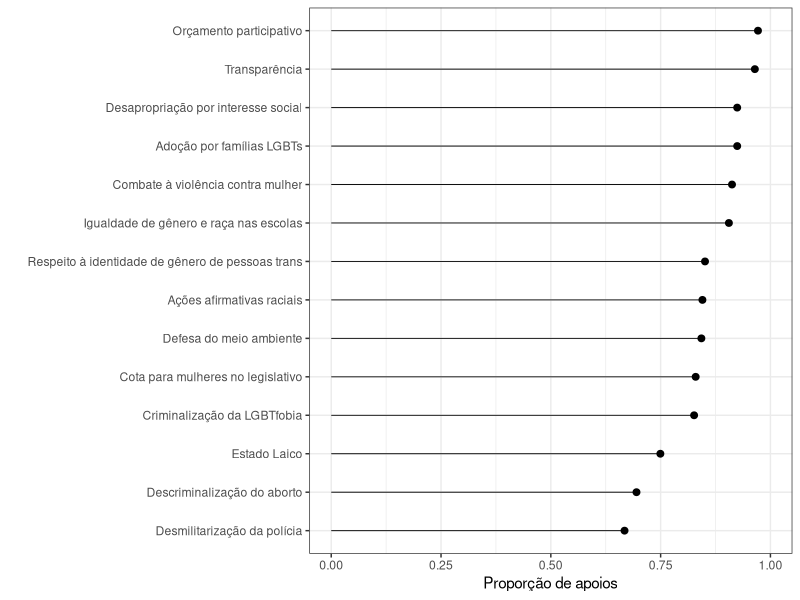
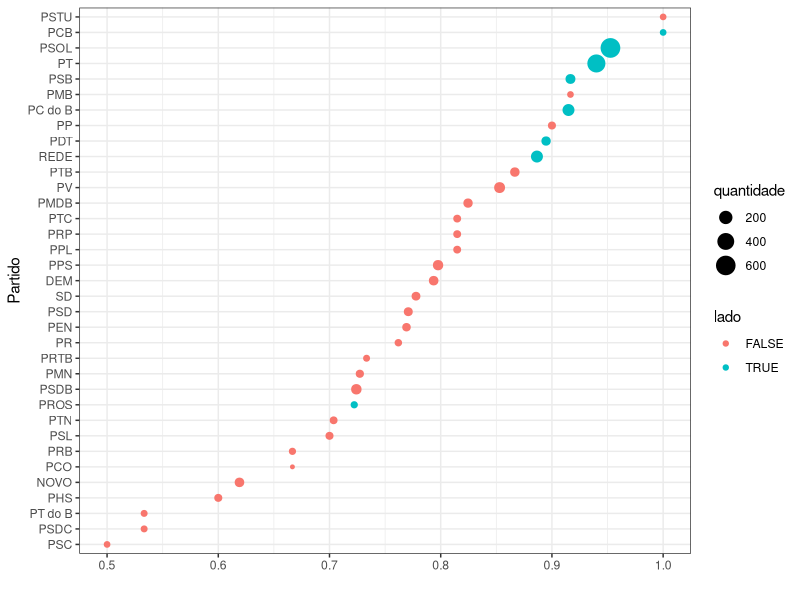

Reproduce these figures in R, in order.
## ---- chunk 1
library(tidyverse)
library(here)
theme_set(theme_bw())
## ---- chunk 2
respostas = read_csv(here::here("data/respostas-merepresenta-2016.csv"), 
                     col_types = cols(.default = col_character(), 
                                      nota_partido = col_integer(), 
                                      votos_recebidos = col_integer()))

# A versão long (em vez de wide) dos dados facilita muito pro ggplot:
respostas_long = 
    respostas %>% 
    gather(key = "tema", 
           value = "resposta", 
           10:23) %>%
  mutate(lado = sigla_partido %in% c("PT","PDT","PTdoB","PSB","PROS","REDE","PSOL","PC do B","PCB"))
## ---- chunk 3
por_tema = 
    respostas_long %>% 
    group_by(tema) %>% 
    summarise(apoio = sum(resposta == "S") / n())

por_tema %>% 
    ggplot(aes(x = reorder(tema, apoio), y = apoio, ymax = apoio, ymin = 0)) + 
    geom_point(size = 2) + 
    geom_linerange(size = .3) + 
    scale_y_continuous(limits = c(0, 1)) + 
    coord_flip() + 
    labs(
        y = "Proporção de apoios", 
        x = ""
    )
## ---- chunk 4
respostas_long %>%
  filter(tema %in% c("Adoção por famílias LGBTs",
                     "Respeito à identidade de gênero de pessoas trans",
                     "Criminalização da LGBTfobia") ) %>% 
  group_by(sigla_partido,lado) %>%
  summarise(proporção = sum(resposta ==  "S")/n(), 
            quantidade = n()) %>%
  ggplot(aes(x = proporção, 
             y = reorder(sigla_partido,proporção),
             size = quantidade,
             color = lado)) + 
    geom_point() +
      labs(
        y = "Partido", 
        x = ""
    )
